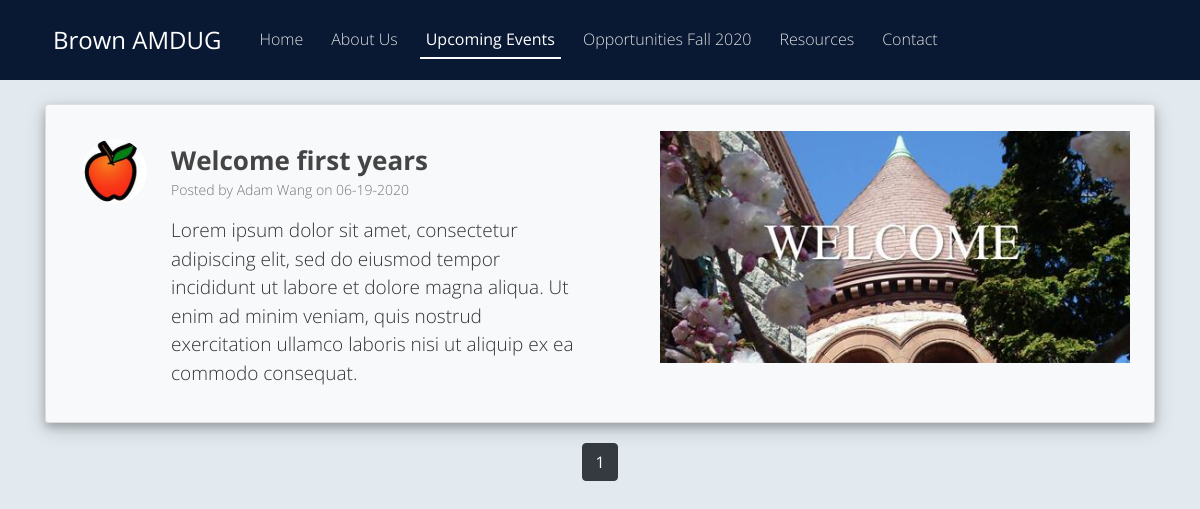
The app's page /events with its own data.
### website/models.py (models this page shows, shortened)
class Post(db.Model):
	id = db.Column(db.Integer, primary_key=True)
	title = db.Column(db.String(100), nullable=False)
	date_posted = db.Column(db.DateTime, nullable=False, default=datetime.now)
	content = db.Column(db.Text, nullable=False)
	user_id = db.Column(db.Integer, db.ForeignKey('user.id'), nullable=False)
	image_file = db.Column(db.String(20), nullable=False, default='default.png')

class User(db.Model, UserMixin):
	id = db.Column(db.Integer, primary_key=True)
	name = db.Column(db.String(20), unique=True, nullable=False)
	email = db.Column(db.String(120), unique=True, nullable=False)
	image_file = db.Column(db.String(20), nullable=False, default='default.png')
	password = db.Column(db.String(20), nullable=False)
	posts = db.relationship('Post', backref='author', lazy=True)

### website/main/routes.py (the view)
@main.route("/events")
def events():
    page = request.args.get('page', 1, type=int)
    posts = Post.query.order_by(Post.date_posted.desc()).paginate(page=page, per_page=10)
    return render_template('events.html', title='Upcoming Events', posts=posts)

### website/templates/events.html
{% extends "layout.html" %}
{% block content %}
	{% if posts.items %}
		{% for post in posts.items %}
			<article class="media content-section shadow bg-light">
				<img class="rounded-circle article-img mt-4 ml-3" src="{{ url_for('static', filename='profile_pics/' + post.author.image_file) }}">
			  	<div class="media-body row">
					<div class="col-lg-6">
						<div class="article-metadata pt-4 pl-2 pr-5">
							<p class="article-title font-weight-bold pt-2">{{ post.title }}</p>
							<p class="article-author">Posted by {{ post.author.name }} on {{ post.date_posted.strftime('%m-%d-%Y') }}</p>
							<p class="article-content">{{ post.content }}</p>
						</div>
					</div>
					<div class="col-lg-6">
						<img class="img-fluid float-right mt-3 mb-3 mr-1" src="{{ url_for('static', filename='event_pics/' + post.image_file) }}">
					</div>
				</div>
			</article>
		{% endfor %}
		<div class="text-center">
			{% for page_num in posts.iter_pages(left_edge=1, right_edge=1, left_current=2, right_current=3) %}
				{% if page_num %}
					{% if posts.page == page_num %}
						<a class="btn btn-dark mb-4" href="{{ url_for('main.events', page=page_num) }}">{{ page_num }}</a>
					{% else %}
						<a class="btn btn-outline-dark mb-4" href="{{ url_for('main.events', page=page_num) }}">{{ page_num }}</a>
					{% endif %}
				{% else %}
					. . .
				{% endif %}
			{% endfor %}
		</div>
	{% else %}
		<div class="text-center">
			<p class="lead">We are currently planning future events. Please check back later!</p>
		</div>
	{% endif %}
{% endblock content %}

### website/static/main.css (style rules this page uses)
body { background: #E2EAF0; color: #333333; margin-top: 5rem; font-family: Arial, Helvetica, sans-serif; }
.content-section { background: #ffffff; padding: 10px 20px; border: 1px solid #dddddd; border-radius: 3px; margin-bottom: 20px; }
.article-title { color: #444444; font-size: 26px; line-height: 100%; margin-bottom: 6px; }
.article-author { white-space: pre-line; font-size: 14px; color: #747474; }
.article-content { font-size: 19px; white-space: pre-line; }
.article-img { height: 65px; width: 65px; margin-right: 16px; object-fit: cover; }
.article-metadata { padding-bottom: 1px; margin-bottom: 8px; }
.shadow { box-shadow: 0 4px 8px 0 rgba(0, 0, 0, 0.2), 0 6px 20px 0 rgba(0, 0, 0, 0.19); }

### website/templates/layout.html (style rules this page uses)
body { font-family: 'Open Sans', sans-serif; font-weight: 300; }

### records on screen
Post: image_file (picture), title "Welcome first years", author.name "Adam Wang", date_posted "06-19-2020", content "Lorem ipsum dolor sit amet, consectetur adipiscing elit, sed do eiusmod tempor incididunt ut labore et dolore magna aliqua. Ut enim ad minim veniam, quis nostrud exercitation ullamco laboris nisi ut aliquip ex ea commodo consequat."

### other values on screen
{{ page_num }} "1"
